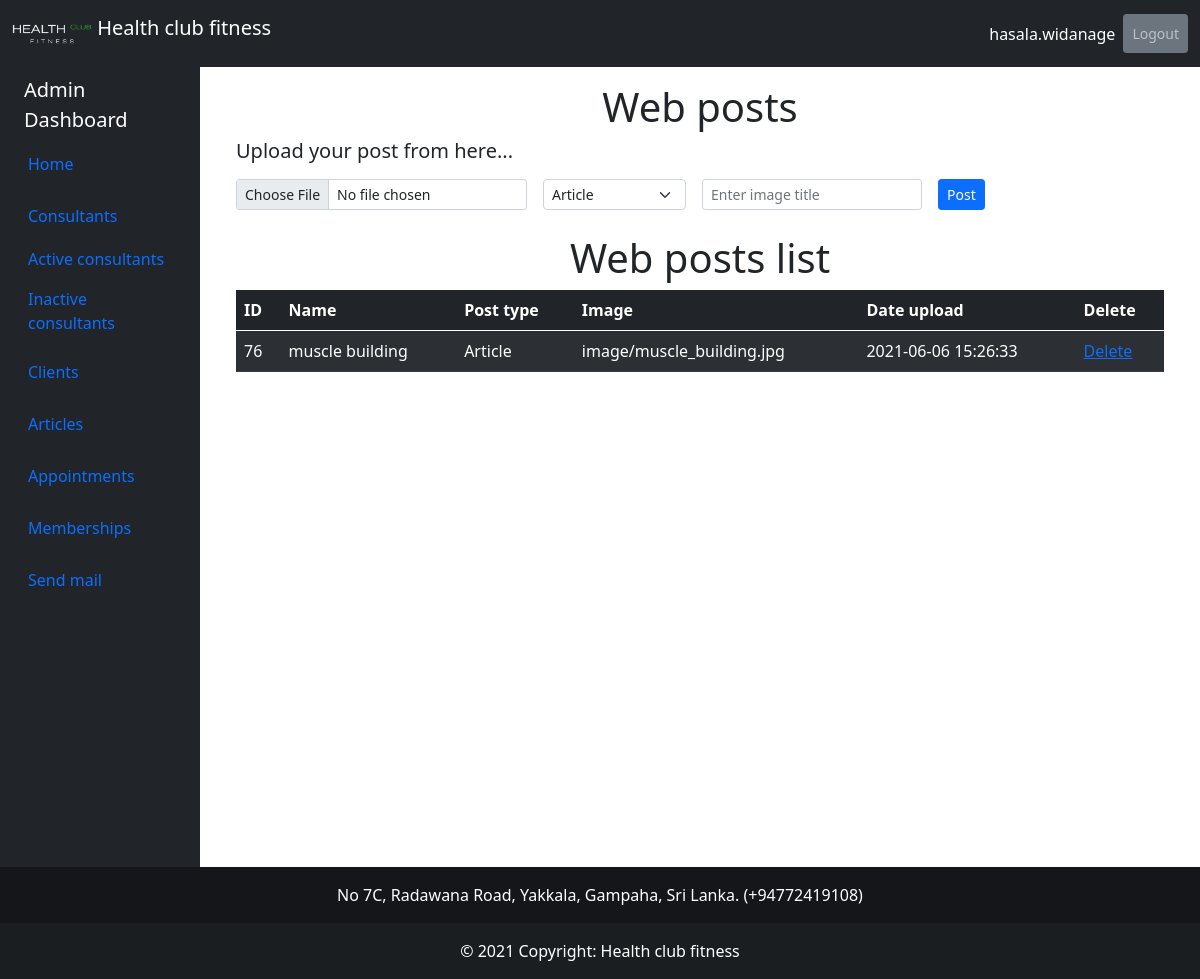
The app's page /article_upload.php (signed in) with its own data.
### tables this page shows
CREATE TABLE IF NOT EXISTS `article` (
  `id` int(11) NOT NULL AUTO_INCREMENT,
  `name` varchar(250) NOT NULL,
  `post_type` varchar(20) NOT NULL,
  `image` varchar(250) NOT NULL,
  `date_upload` timestamp NOT NULL DEFAULT CURRENT_TIMESTAMP,
  PRIMARY KEY (`id`)
);

### article_upload.php (the view, shortened to what this page needs)
<?php
  include "connection/connection2.php";
  $article_list = '';
  $query = "SELECT * FROM article ORDER BY id";
  $articles = mysqli_query($connection, $query);
    while ($article = mysqli_fetch_assoc($articles)) {
      $article_list .= "<tr>";
      $article_list .= "<td>{$article['id']}</td>";
      $article_list .= "<td>{$article['name']}</td>";
      $article_list .= "<td>{$article['post_type']}</td>";
      $article_list .= "<td>{$article['image']}</td>";
      $article_list .= "<td>{$article['date_upload']}</td>";
      $article_list .= "<td><a href=article_delete.php?id={$article['id']}>Delete</a></td>";
      $article_list .= "</tr>";
    }
 ?>
<!DOCTYPE html>
<html lang="en">
<head>
    <link href="https://cdn.jsdelivr.net/npm/bootstrap@5.0.1/dist/css/bootstrap.min.css" rel="stylesheet">
</head>
<body>
<nav class="navbar navbar-expand-lg navbar-dark bg-dark ">
  <div class="container-fluid">
    <a class="navbar-brand" href="#">
    <img src="image/logo/HealthClubLogo.png" alt="" width="80" height="40" class="d-inline-block align-text-top">
        Health club fitness</a>
    <div class="collapse navbar-collapse" id="navbarNav">
      <ul class="navbar-nav ms-auto mb-2 mb-lg-0">
        <li class="nav-item ">
          <a class="nav-link active"><?php echo $_SESSION['AdminUser']; ?></a>
        </li>
        <li class="nav-item">
          <a class="nav-link btn btn-secondary btn-sm" role="button" href = "logout.php">Logout</a>
        </li>
      </ul>
    </div>
  </div>
</nav>
<div class="container-fluid">
    <div class="row flex-nowrap">
        <div class="col-auto col-md-3 col-xl-2 px-sm-2 px-0 bg-dark">
            <div class="d-flex flex-column align-items-center align-items-sm-start px-3 pt-2 text-white min-vh-100">
                <span class="fs-5 d-none d-sm-inline">Admin Dashboard</span>
                <ul class="nav nav-pills flex-column mb-sm-auto mb-0 align-items-center align-items-sm-start" id="menu">
                    <li class="nav-item">
                        <a href="admin_dashboard.php" class="nav-link align-middle px-0">
                            <i class="fs-4 bi-house"></i> <span class="ms-1 d-none d-sm-inline">Home</span>
                        </a>
                    </li>
                    <li>
                        <a href="#submenu1" data-bs-toggle="collapse" class="nav-link px-0 align-middle">
                            <i class="fs-4 bi-speedometer2"></i> <span class="ms-1 d-none d-sm-inline">Consultants</span> </a>
                        <ul class="collapse show nav flex-column ms-1" id="submenu1" data-bs-parent="#menu">
                            <li class="w-100">
                                <a href="consultant_list.php" class="nav-link px-0"> <span class="d-none d-sm-inline">Active consultants</span> </a>
                            </li>
                            <li>
                                <a href="consultant_list_inactive.php" class="nav-link px-0"> <span class="d-none d-sm-inline">Inactive consultants</span> </a>
                            </li>
                        </ul>
                    </li>
                    <li>
                        <a href="#submenu2" data-bs-toggle="collapse" class="nav-link px-0 align-middle ">
                            <i class="fs-4 bi-bootstrap"></i> <span class="ms-1 d-none d-sm-inline">Clients</span></a>
                    </li>
                    <li class="nav-item">
                        <a href="#" class="nav-link align-middle px-0">
                            <i class="fs-4 bi-house"></i> <span class="ms-1 d-none d-sm-inline">Articles</span>
                        </a>
                    </li>
                    <li class="nav-item">
                        <a href="appointment_list.php" class="nav-link align-middle px-0">
                            <i class="fs-4 bi-house"></i> <span class="ms-1 d-none d-sm-inline">Appointments</span>
                        </a>
                    </li>
                    <li class="nav-item">
                        <a href="membership_fee.php" class="nav-link align-middle px-0">
                            <i class="fs-4 bi-house"></i> <span class="ms-1 d-none d-sm-inline">Memberships</span>
                        </a>
                    </li>
                    <li class="nav-item">
                        <a href="email_send.php" class="nav-link align-middle px-0">
                            <i class="fs-4 bi-house"></i> <span class="ms-1 d-none d-sm-inline">Send mail</span>
                        </a>
                    </li>
                </ul>
            </div>
        </div>
        <div class="col py-3">
  <h5 class="display-6 text-center">Web posts</h5>
<div class="container px-4">
<form method="POST" action="" enctype="multipart/form-data" class="row gy-2 gx-3 align-items-center">
    <h5>Upload your post from here...</h5>
    <div class="col-auto">
      <input class="form-control form-control-sm" type="file" name="image" id="image" oninput="validateFileType()" required>
    </div>
    <div class="col-auto">
      <select class="form-select form-select-sm" aria-label=".form-select-sm example" name="post_type" required>
        <option value="Article" selected>Article</option>
      </select>
    </div>
    <div class="col-auto">
     <input class="form-control form-control-sm" placeholder="Enter image title" type="text" id="text" name="image_text" required>
    </div>
    <div class="col-auto">
      <button class="btn btn-primary btn-sm" type="submit" name="upload" >Post</button>
    </div>
  </form>
</div>
  <h5 class="display-6 text-center">Web posts list</h5>
<div class="container-sm table-responsive px-4">
  <table class="table table-dark table-striped">
    <thead>
      <tr>
        <th>ID</th>
        <th>Name</th>
        <th>Post type</th>
        <th>Image</th>
        <th>Date upload</th>
        <th>Delete</th>
      </tr>
    </thead>
      <tbody>
      <?php echo $article_list; ?>
      </tbody>
  </table>
</div>
        </div>
    </div>
</div>
<footer class="bg-dark text-center text-white">
    <div class="text-center p-3" style="background-color: rgba(0, 0, 0, 0.4);">
        No 7C, Radawana Road, Yakkala, Gampaha, Sri Lanka. (+94772419108)
    </div>
    <div class="text-center p-3" style="background-color: rgba(0, 0, 0, 0.2);">
    © 2021 Copyright: Health club fitness
    </div>
</footer>
</body>
</html>

### records on screen
article: id "76", name "muscle building", post_type "Article", image "image/muscle_building.jpg", date_upload "2021-06-06 15:26:33"

### other values on screen
$_SESSION['AdminUser'] "hasala.widanage"
